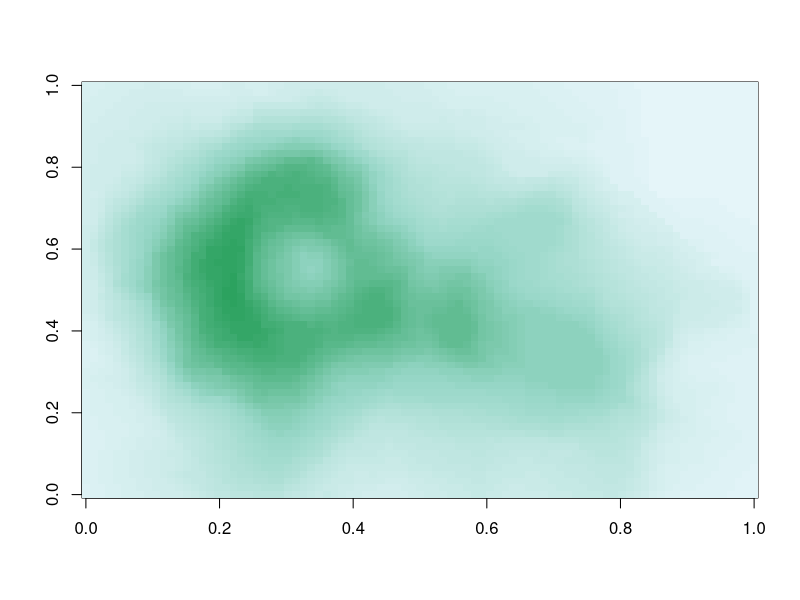
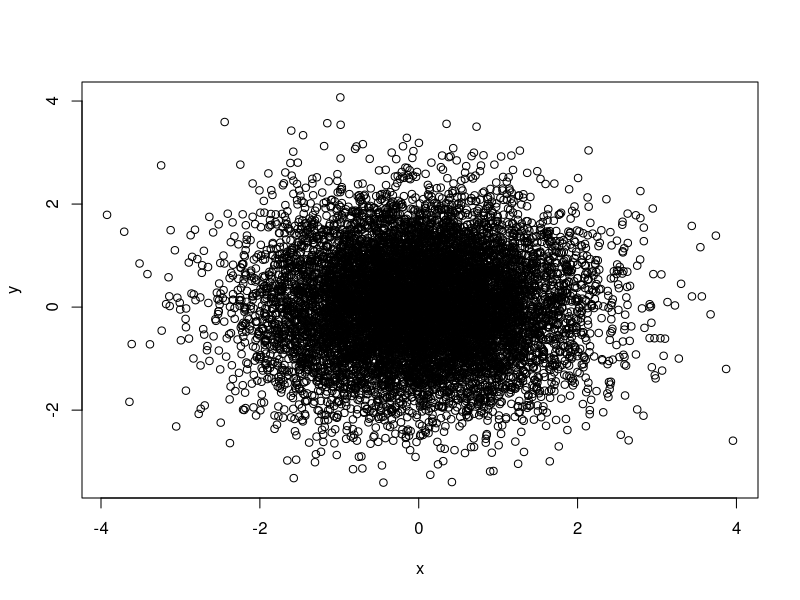
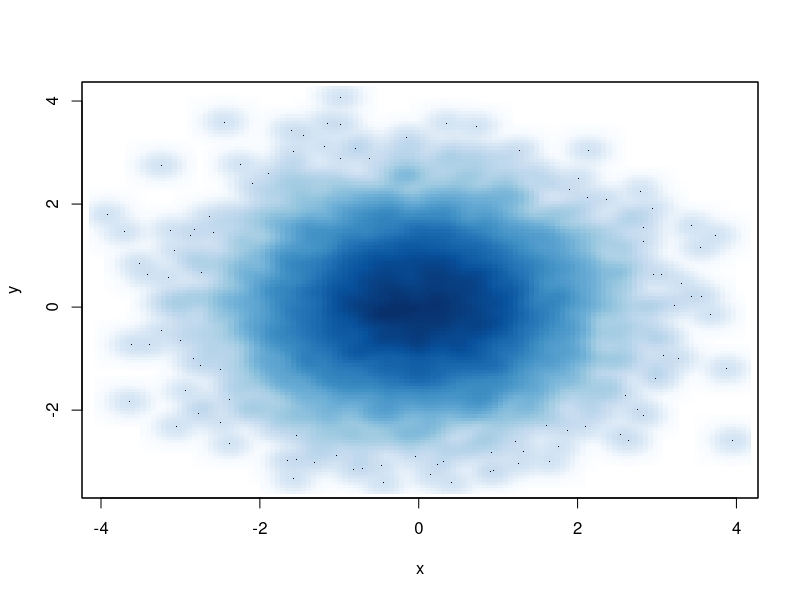
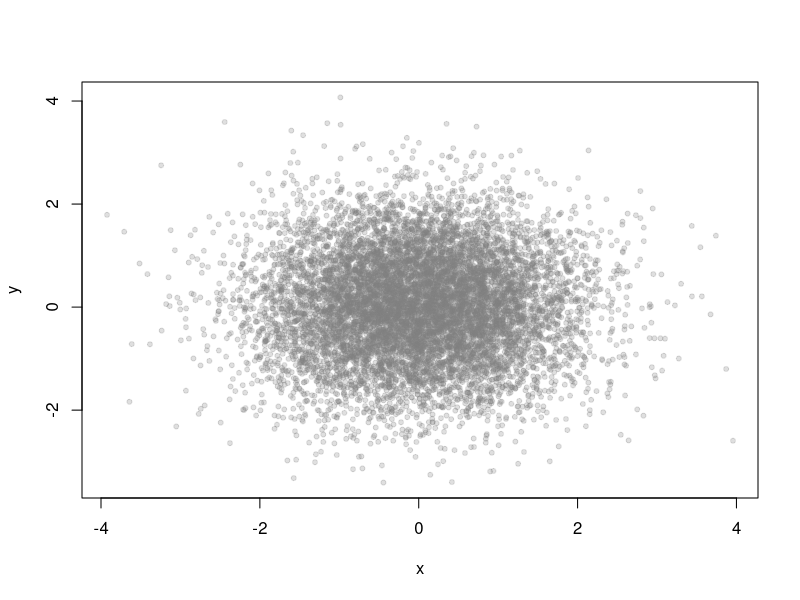

The R script that drew these images, in order:
library(RColorBrewer)
cols <- brewer.pal(3, 'BuGn')
cols

pal <- colorRampPalette(cols)

image(volcano, col = pal(50))

##### smoothScatter function
par(mfrow = c(1,1))
x <- rnorm(10000)
y <- rnorm(10000)

# see 
plot(x,y)
# vs.
smoothScatter(x, y)


#### transparency
#### rgb

plot( x, y, col = rgb(0.5, 0.5, 0.5, 0.25), pch = 20)
